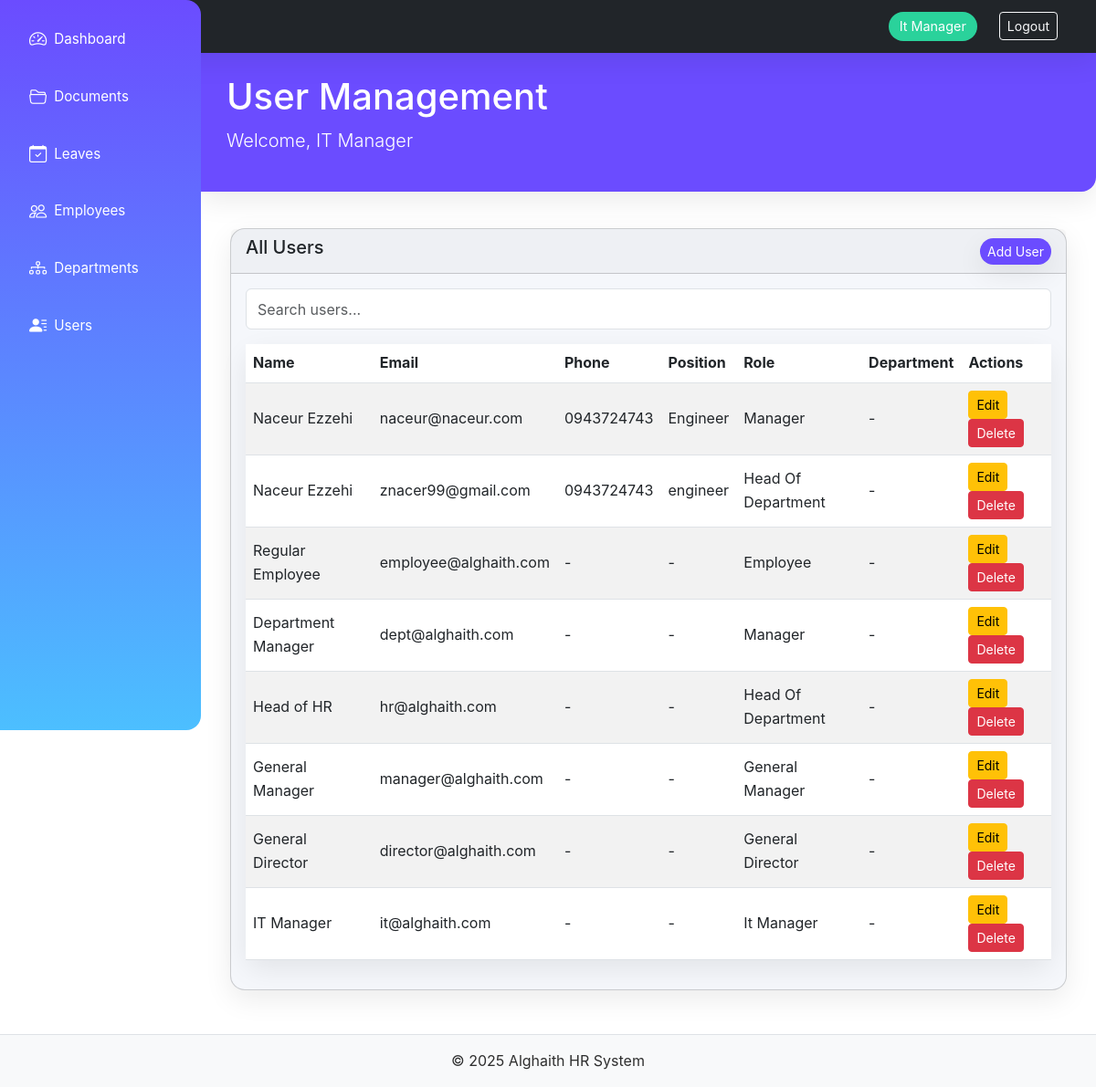
/dashboard/users (signed in), run on an earlier commit of the app's database.
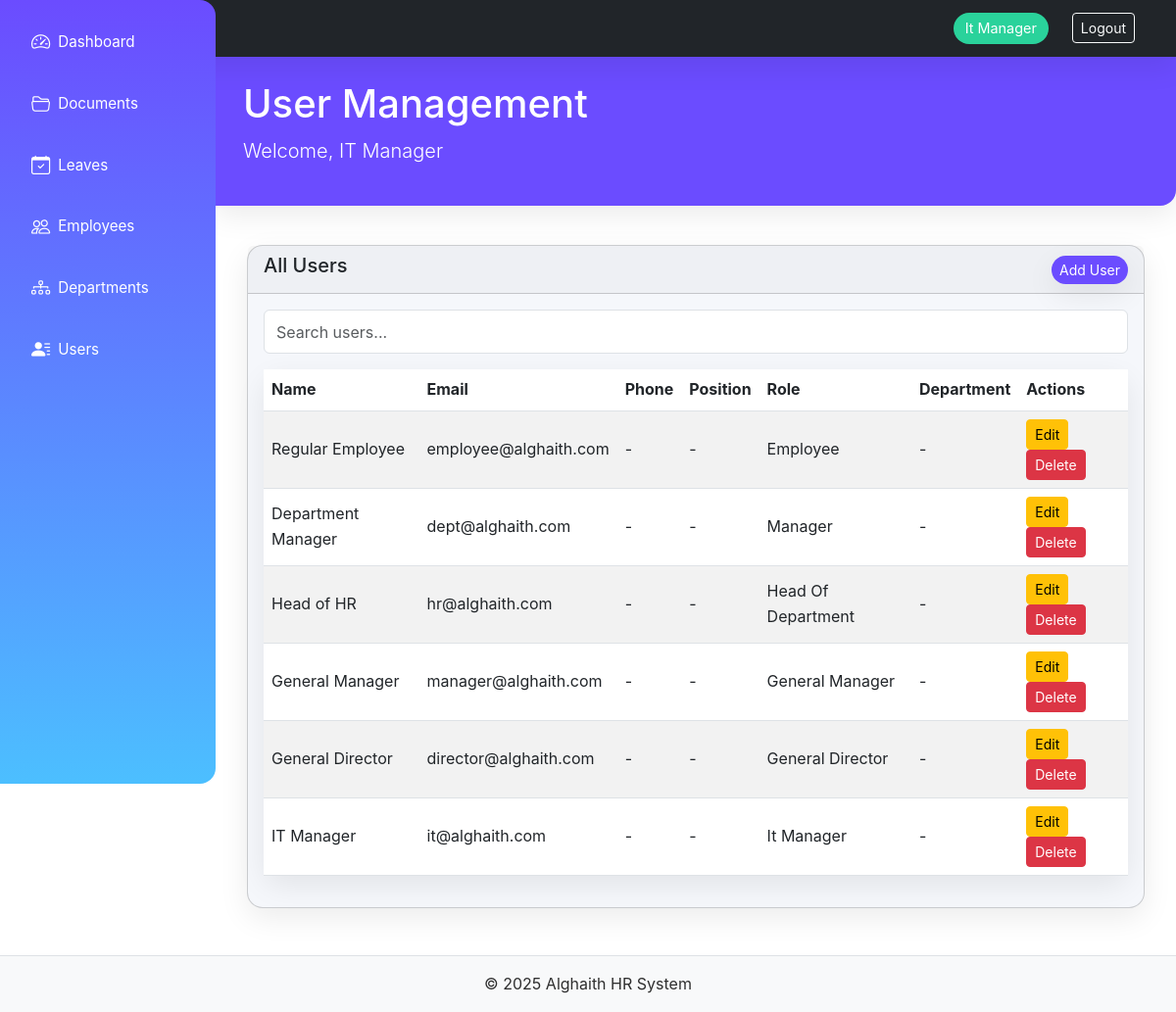
And on a later commit of the database.
### core/models.py (models this page shows, shortened)
class User(db.Model, UserMixin):
    __tablename__ = 'users'
    id = db.Column(db.Integer, primary_key=True)
    email = db.Column(db.String(120), unique=True, nullable=False, index=True)
    password_hash = db.Column(db.String(200), nullable=False)
    name = db.Column(db.String(100), nullable=False)
    role = db.Column(db.String(50), nullable=False)  # General Director, IT Manager, etc.
    avatar = db.Column(db.String(255), nullable=True)
    access_code = db.Column(db.String(20), unique=True, nullable=False)
    phone = db.Column(db.String(20), nullable=True)
    position = db.Column(db.String(100), nullable=True)
    created_at = db.Column(db.DateTime, default=datetime.utcnow)
    last_login = db.Column(db.DateTime)
    login_count = db.Column(db.Integer, default=0)
    is_active = db.Column(db.Boolean, default=True, nullable=False)
    documents = db.relationship('UserDocument', back_populates='user', cascade="all, delete-orphan")
    folders_created = db.relationship('Folder', back_populates='creator', cascade="all, delete-orphan")
    activities = db.relationship('ActivityLog', back_populates='user', cascade="all, delete-orphan")
    leave_requests = db.relationship('LeaveRequest', back_populates='requester', foreign_keys='LeaveRequest.user_id')
    approved_requests = db.relationship('LeaveRequest', back_populates='approver', foreign_keys='LeaveRequest.approver_id')
    @property
    def is_authenticated(self):
        return True

### modules/dashboard/routes.py (the view)
@dashboard_bp.route('/users')
@login_required
@role_required(['it_manager', 'general_director'])
def user_management():
    users = User.query.order_by(User.created_at.desc()).all()
    return render_template('dashboard/users.html', users=users)

### modules/auth/forms.py
class LogoutForm(FlaskForm):
    submit = SubmitField('Logout')

### app.py (called while the page is built)
def create_app():
    app = Flask(__name__)
    env = os.environ.get('FLASK_ENV', 'development')
    if env == 'production':
        app.config.from_object('config.ProductionConfig')
    else:
        app.config.from_object('config.DevelopmentConfig')
    db.init_app(app)
    migrate.init_app(app, db)
    login_manager.init_app(app)
    login_manager.login_view = 'auth.login'
    csrf = CSRFProtect()
    csrf.init_app(app)
    app.config['SECRET_KEY'] = app.config.get('SECRET_KEY') or 'mqM_nXhDHOYlb0T8E9bT4c7XCLiDImpINnVHFmCLR-Q'
    from modules.auth.forms import LogoutForm
    @app.context_processor
    def inject_logout_form():
        return dict(logout_form=LogoutForm())
    register_blueprints(app)
    return app

@login_manager.user_loader
def load_user(user_id):
    from core.models import User
    return db.session.get(User, int(user_id))

### templates/dashboard/users.html (shortened to what this page needs)
{% extends "dashboard/base_dashboard.html" %}
{% block dashboard_title %}User Management{% endblock %}
{% block dashboard_content %}
<div class="card">
  <div class="card-header d-flex justify-content-between align-items-center">
    <h5>All Users</h5>
    <a href="{{ url_for('user.user_create') }}" class="btn btn-primary btn-sm">Add User</a>
  </div>
  <div class="card-body">
    <input class="form-control mb-3" id="searchInput" type="text" placeholder="Search users...">
    <table class="table table-striped table-hover" id="userTable">
      <thead>
        <tr>
          <th>Name</th>
          <th>Email</th>
          <th>Phone</th>
          <th>Position</th>
          <th>Role</th>
          <th>Department</th>
          <th>Actions</th>
        </tr>
      </thead>
      <tbody>
        {% for user in users %}
        <tr>
          <td>{{ user.name }}</td>
          <td>{{ user.email }}</td>
          <td>{{ user.phone or '-' }}</td>
          <td>{{ user.position or '-' }}</td>
          <td>{{ user.role|replace('_',' ')|title }}</td>
          <td>{{ user.department.name if user.department else '-' }}</td>
          <td>
            <a href="{{ url_for('user.user_edit', user_id=user.id) }}" class="btn btn-sm btn-warning">Edit</a>
            <form method="POST" action="{{ url_for('user.user_delete', user_id=user.id) }}" style="display:inline;">
              <button type="submit" class="btn btn-sm btn-danger"
                      onclick="return confirm('Are you sure you want to delete this user?')">Delete</button>
            </form>
          </td>
        </tr>
        {% endfor %}
      </tbody>
    </table>
  </div>
</div>
{% endblock %}

### templates/dashboard/base_dashboard.html (shortened to what this page needs)
<!DOCTYPE html>
<html lang="en">
<head>
<link href="https://cdn.jsdelivr.net/npm/bootstrap@5.3.0/dist/css/bootstrap.min.css" rel="stylesheet">
<link href="https://cdn.jsdelivr.net/npm/bootstrap-icons@1.10.5/font/bootstrap-icons.css" rel="stylesheet">
<link rel="stylesheet" href="{{ url_for('static', filename='css/styles.css') }}">
</head>
<body>
<nav class="navbar navbar-expand-lg navbar-dark bg-dark">
<div class="container">
    <a class="navbar-brand" href="{{ url_for('dashboard.role_dashboard') }}">Alghaith HR</a>
    <div class="collapse navbar-collapse justify-content-end" id="navbarMenu">
        <div class="d-flex align-items-center">
            <span class="role-indicator me-3">{{ current_user.role|replace('_', ' ')|title }}</span>
            {% if current_user.is_authenticated %}
            <form method="post" action="{{ url_for('auth.logout') }}" class="ms-2 d-inline">
                <button type="submit" class="btn btn-sm btn-outline-light">Logout</button>
            </form>
            {% endif %}
        </div>
    </div>
</div>
</nav>
<div class="sidebar" id="sidebarMenu">
<ul class="nav flex-column">
    <li class="nav-item">
        <a class="nav-link" href="{{ url_for('dashboard.role_dashboard') }}">
            <i class="bi bi-speedometer2"></i> <span class="link-text">Dashboard</span>
        </a>
    </li>
    <li class="nav-item"><a class="nav-link" href="{{ url_for('docs.list_documents') }}"><i class="bi bi-folder2-open"></i> <span class="link-text">Documents</span></a></li>
    <li class="nav-item"><a class="nav-link" href="{{ url_for('leave.leaves_dashboard') }}"><i class="bi bi-calendar-check"></i> <span class="link-text">Leaves</span></a></li>
    <li class="nav-item"><a class="nav-link" href="{{ url_for('dashboard.employee_summary') }}"><i class="bi bi-people"></i> <span class="link-text">Employees</span></a></li>
    <li class="nav-item"><a class="nav-link" href="{{ url_for('department.department_summary') }}"><i class="bi bi-diagram-3"></i> <span class="link-text">Departments</span></a></li>
    <li class="nav-item"><a class="nav-link" href="{{ url_for('dashboard.user_management') }}"><i class="bi bi-person-lines-fill"></i> <span class="link-text">Users</span></a></li>
</ul>
</div>
<div class="role-header">
    <div class="container">
        <h1>{% block dashboard_title %}Dashboard{% endblock %}</h1>
        <p class="lead">Welcome, {{ current_user.name }}</p>
    </div>
</div>
<div class="main-content">
    {% block dashboard_content %}{% endblock %}
</div>
<footer class="text-center mt-4 p-3 bg-light border-top">
    &copy; 2025 Alghaith HR System
</footer>
</body>
</html>

### static/css/styles.css (style rules this page uses)
:root { --brand-primary: #6b4cff; --brand-secondary: #2ad29b; --brand-accent: #4cbfff; --background: #ffffff; --card-bg: #f5f7fb; --text-main: #2e2e2e; --text-muted: #8a94a6; --success: #2ecc71; --warning: #f1c40f; --danger: #e74c3c; --shadow-soft: 0 10px 30px rgba(0,0,0,0.08); --radius-lg: 1rem; --sidebar-width: 220px; }
body { background-color: var(--background); color: var(--text-main); font-family: "Inter", sans-serif; line-height: 1.6; }
.navbar { box-shadow: var(--shadow-soft); }
.sidebar { min-height: 100vh; width: var(--sidebar-width); background: linear-gradient(180deg, var(--brand-primary), var(--brand-accent)); color: white; border-radius: 0 var(--radius-lg) var(--radius-lg) 0; padding: 1rem; }
.sidebar .nav-link { color: white; margin-bottom: 0.5rem; border-radius: var(--radius-lg); padding: 0.5rem 1rem; transition: all 0.2s ease-in-out; display: flex; align-items: center; gap: 0.5rem; }
.role-header { background: var(--brand-primary); color: white; padding: 2rem 1rem; margin-bottom: 2rem; border-radius: var(--radius-lg) var(--radius-lg) 0 0; box-shadow: var(--shadow-soft); }
.role-indicator { background: var(--brand-secondary); color: white; padding: 0.25rem 0.75rem; border-radius: 20px; font-size: 0.9rem; }
.card, .dashboard-link-card { background: var(--card-bg); border-radius: var(--radius-lg); box-shadow: var(--shadow-soft); transition: transform 0.2s; }
.btn-primary { background: var(--brand-primary); border: none; border-radius: var(--radius-lg); box-shadow: var(--shadow-soft); transition: all 0.2s ease-in-out; }
table { background: var(--card-bg); border-radius: var(--radius-lg); box-shadow: var(--shadow-soft); }
table th, table td { vertical-align: middle; }
.main-content { padding: 2rem; }

### templates/dashboard/base_dashboard.html (style rules this page uses)
:root { --brand-primary: #6b4cff; --brand-secondary: #2ad29b; --brand-accent: #4cbfff; --background: #ffffff; --card-bg: #f5f7fb; --text-main: #2e2e2e; --text-muted: #8a94a6; --success: #2ecc71; --warning: #f1c40f; --danger: #e74c3c; --shadow-soft: 0 10px 30px rgba(0,0,0,0.08); --radius-lg: 1rem; }
body { background-color: var(--background); color: var(--text-main); font-family: "Inter", sans-serif; overflow-x: hidden; }
.navbar { box-shadow: var(--shadow-soft); }
.sidebar { background: linear-gradient(180deg, var(--brand-primary), var(--brand-accent)); color: white; padding: 1rem; min-height: 100vh; position: fixed; top: 0; left: 0; width: 220px; overflow-y: auto; transition: all 0.3s ease; z-index: 1020; }
.sidebar .nav-link { color: white; margin-bottom: 0.5rem; border-radius: var(--radius-lg); padding: 0.75rem 1rem; display: flex; align-items: center; gap: 0.5rem; font-size: 0.95rem; }
.sidebar .nav-link i { font-size: 1.2rem; }
.role-header { background: var(--brand-primary); color: white; padding: 1.5rem 1rem; margin-left: 220px; margin-bottom: 1rem; border-radius: 0 0 var(--radius-lg) 0; box-shadow: var(--shadow-soft); transition: margin-left 0.3s ease; }
.main-content { padding: 1.5rem 2rem; margin-left: 220px; transition: margin-left 0.3s ease; }
.card, .dashboard-link-card { background: var(--card-bg); border-radius: var(--radius-lg); box-shadow: var(--shadow-soft); transition: transform 0.2s; }
.btn-primary { background: var(--brand-primary); border: none; border-radius: var(--radius-lg); }
table { width: 100%; background: var(--card-bg); border-radius: var(--radius-lg); box-shadow: var(--shadow-soft); overflow-x: auto; }
input, select, textarea { height: 45px; font-size: 1rem; padding: 0.5rem 0.75rem; }

What changed in the data, as far as the page shows it:
removed User: name "Naceur Ezzehi", email "naceur@naceur.com", phone "0943724743", position "Engineer", role "Manager", department "-"
removed User: name "Naceur Ezzehi", email "znacer99@gmail.com", phone "0943724743", position "engineer", role "Head Of Department", department "-"
